Frame 1 (no input): blank canvas, image omitted
Frame 60 (no input): blank canvas, image omitted
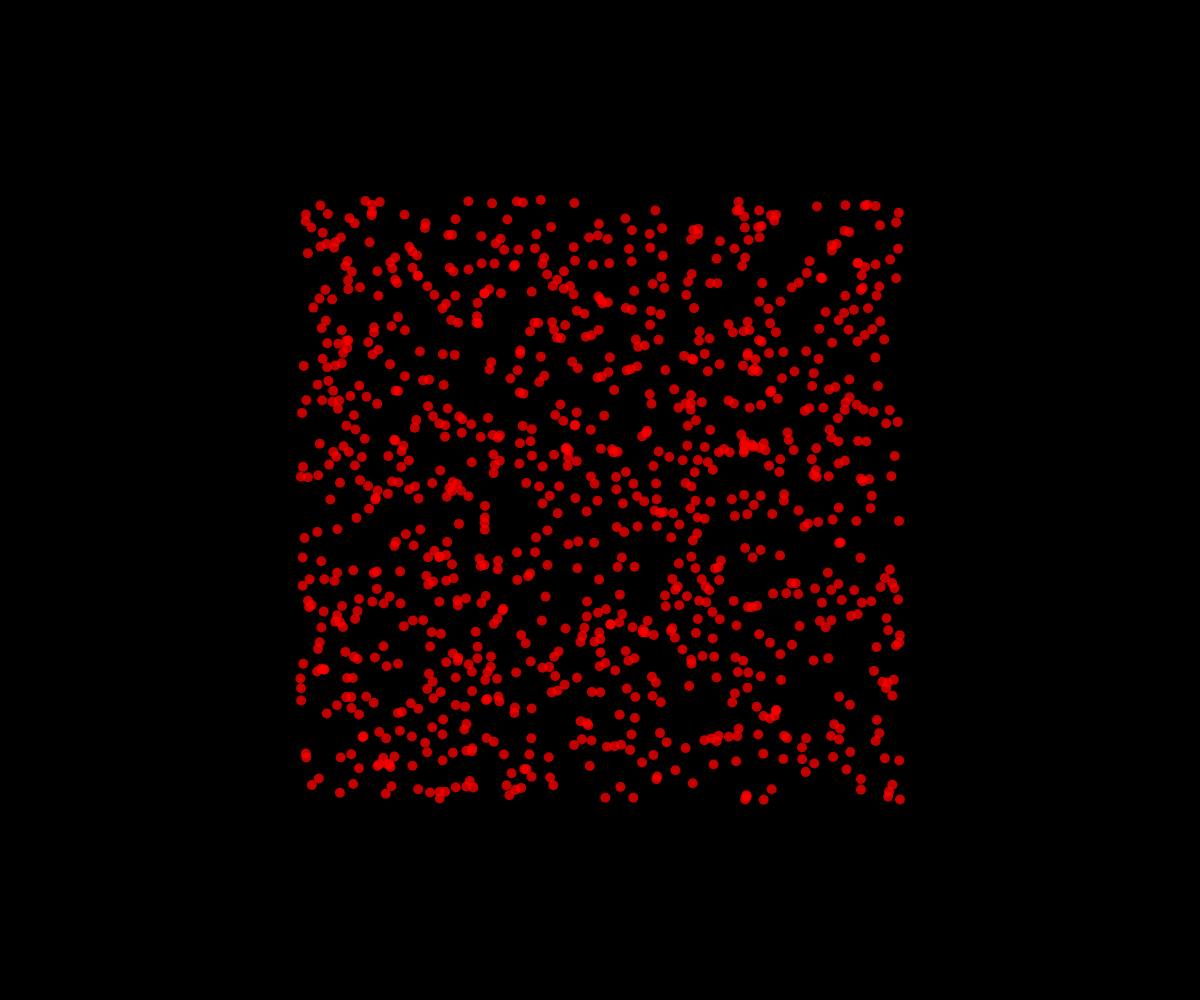
Frame 120 (the mouse pressed at the canvas centre since frame 60)

The p5.js sketch whose frames 1 and 60 were blank and that drew this single picture after the mouse press (run headless with seeded random() and noise() and a simulated clock; from frame 60 on, the mouse is pressed at the canvas centre):

// p5.js sketch
// ── sketch.js
// Fireworks OOP Demo

let theFireworks = [];

function setup() {
  createCanvas(windowWidth, windowHeight);
}

function draw() {
  background("black");

  for (let i = theFireworks.length - 1; i >= 0; i--) {
    let particle = theFireworks[i];
    particle.update();

    if (particle.isDead()) {
      // Remove from array
      theFireworks.splice(i, 1);
    }
    else {
      particle.display();
    }
  }
}

function mousePressed() {
  for (let i = 0; i <= 1000; i++) {
    let dx = random(-5, 5);
    let dy = random(-5, 5);
    let someParticle = new Particle(mouseX, mouseY, dx, dy);
    theFireworks.push(someParticle);
  }
}

class Particle {
  constructor(x, y, dx, dy) {
    this.x = x;
    this.y = y;
    this.dx = dx;
    this.dy = dy;
    this.radius = 5;
    this.r = 255;
    this.g = 0;
    this.b = 0;
    this.alpha = 255;
  }

  display() {
    noStroke();
    fill(this.r, this.g, this.b, this.alpha);
    circle(this.x, this.y, this.radius * 2);
  }

  update() {
    // Move
    this.x += this.dx;
    this.y += this.dy;

    // Get more transparent
    this.alpha -= 1;
  }

  isDead() {
    return this.alpha <= 0;
  }
}
